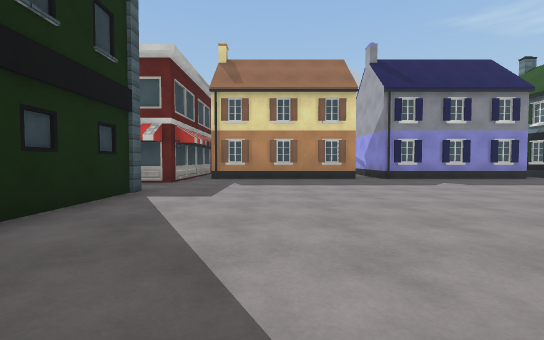
view 1 (above)

23 first-person views from a walk through a 3-D level made in the Unity game engine. The camera is 1.2 m above the floor, tilts 2° down and sees 90° across. The floor is counted in squares, 2 m on a side. Each view is taken from the middle of a square. On the plan, view 1 faces up. The plan holds only what a view shows up to about 9 squares ahead; the rest is blank. The place goes on beyond the plan. The player character is not drawn. Some animated figures are left out. Surface patterns are stand-ins for the level's own textures.

view 2
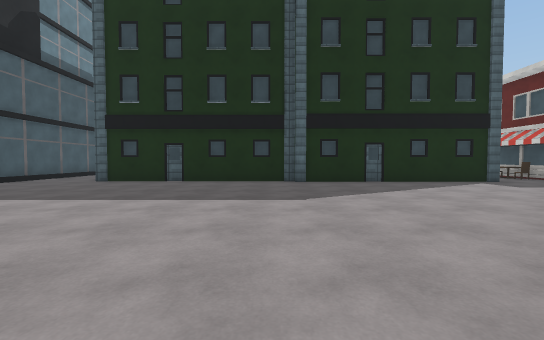

view 3
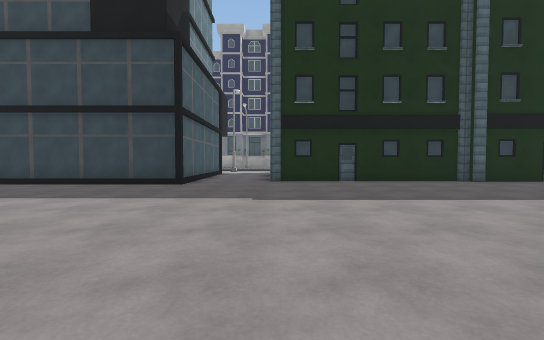

view 4
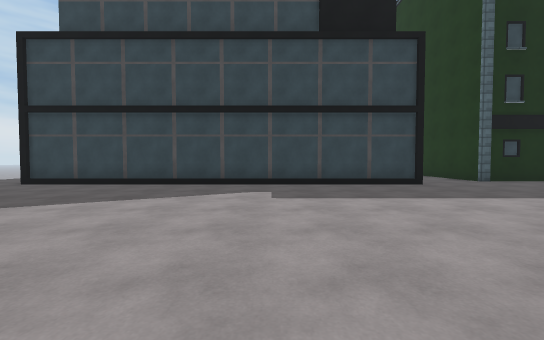

view 5
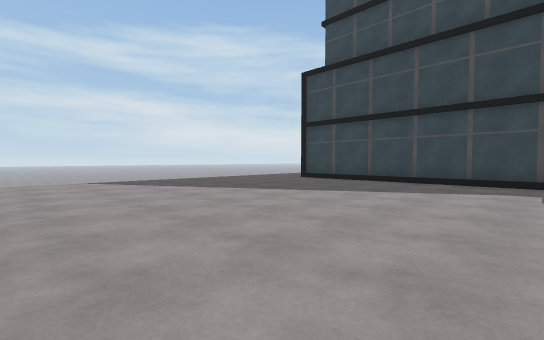

view 6
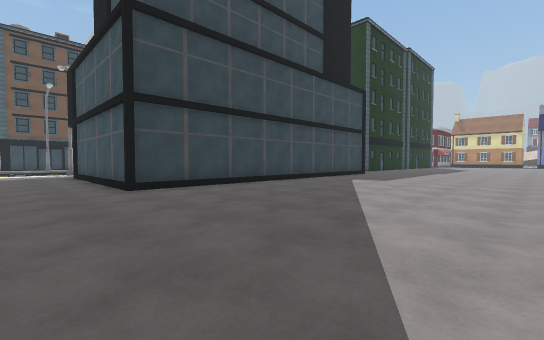

view 7
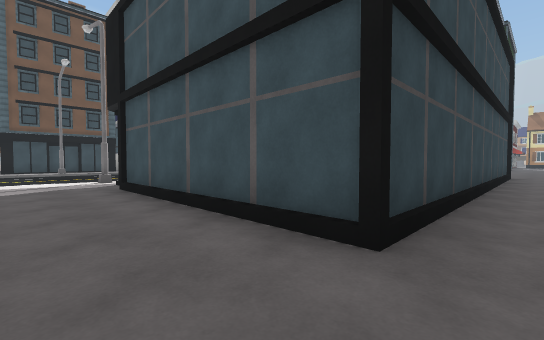

view 8
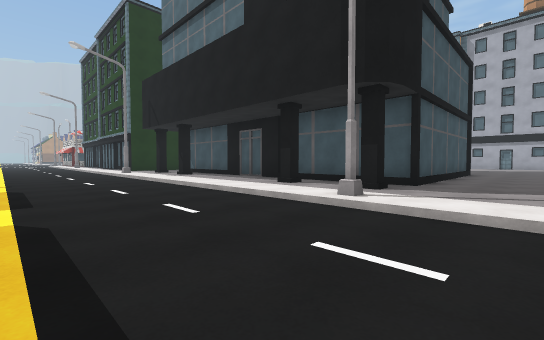

view 9
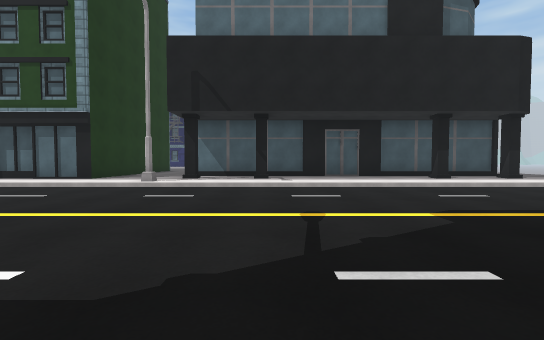

view 10
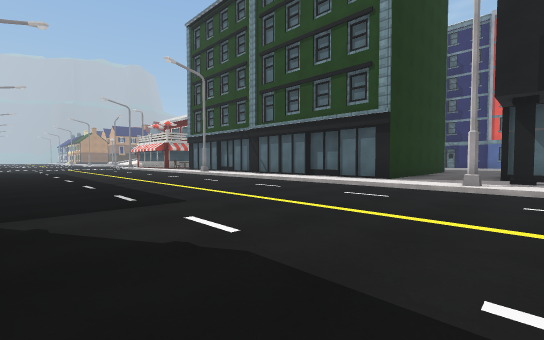

view 11
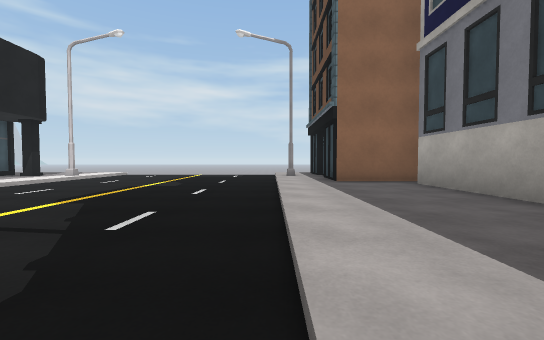

view 12
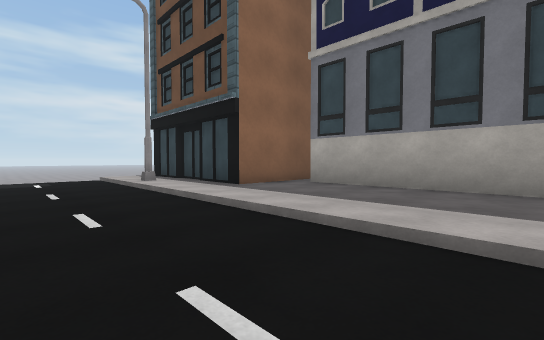

view 13
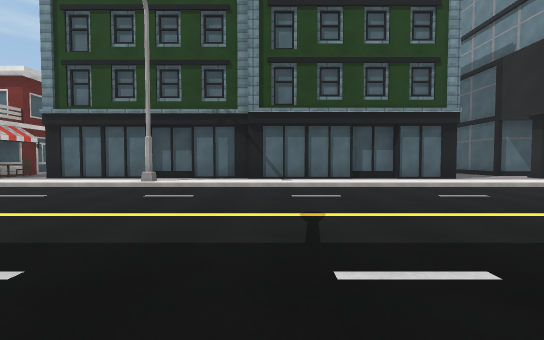

view 14
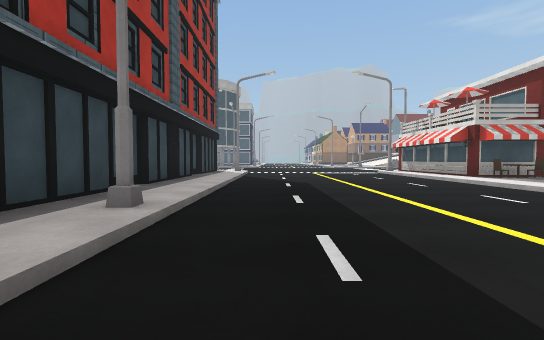

view 15
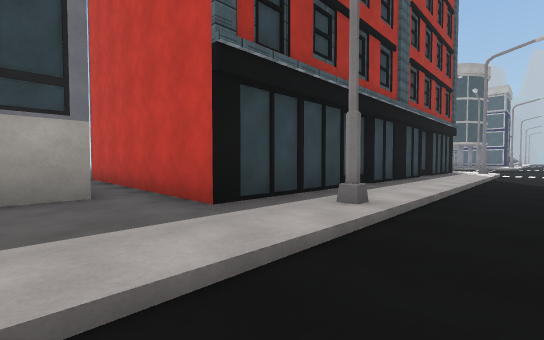

view 16
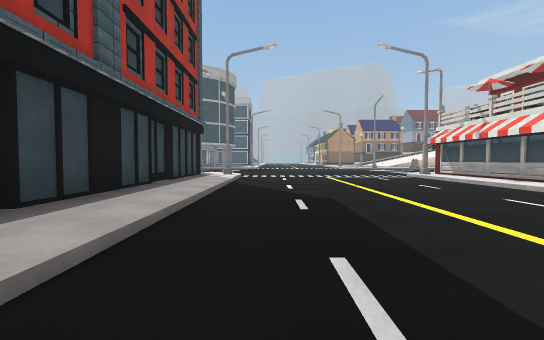

view 17
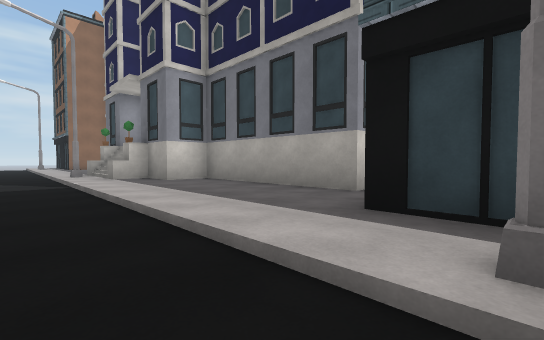

view 18
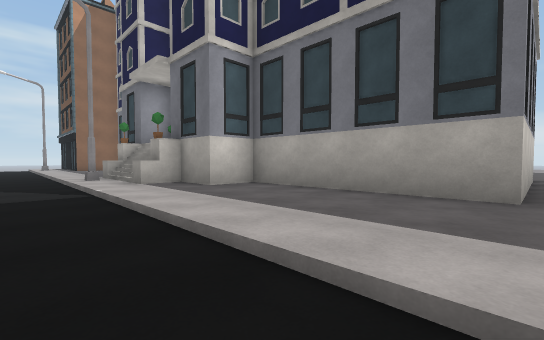

view 19
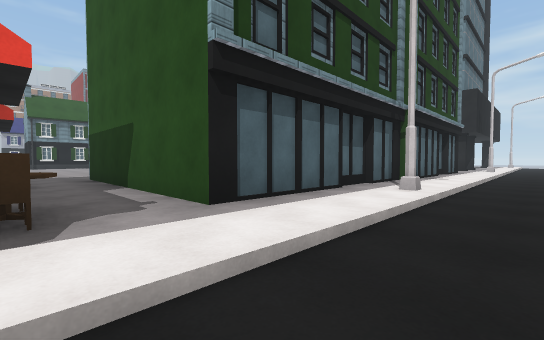

view 20
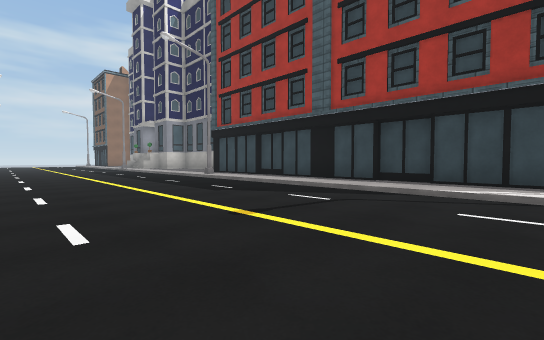

view 21
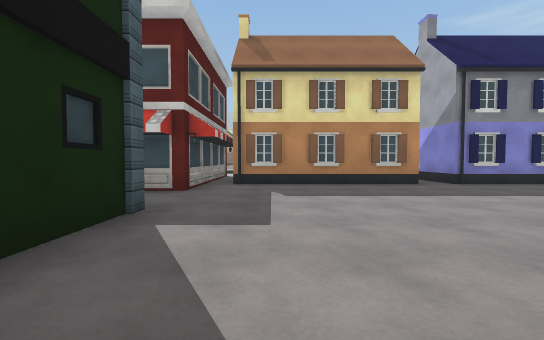

view 22
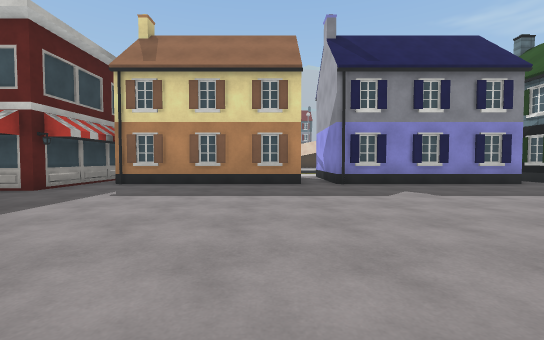

view 23
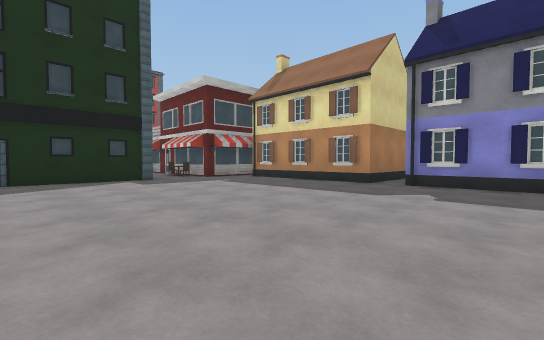

### Floor plan
Key: @ floor where view 1 was taken; # wall or solid block; x gap in a wall; . main floor; - floor 0.25 m lower than the main floor; / step, stairs or slope; O other object.
Columns run from 23 left of view 1 to 6 right of it. Each row starts with its distance up from view 1.
 11      #./-----/.     #    #.#
 10      #./-----/.     #    #.#
  9      #./-----/.     ######.###
  8      #./-----/.##  ##.........
  7      #./-----/.OO.OO..........
  6      #./-----/................
  5      #./-----/.######.........
  4      #./-----/.#    #.........
  3      #./-----/.#    #.........
  2      #//-----//#    #.........
  1 #  ###./-----/.#    #......
  0 #  #.../-----/.#    #..@....
 -1    ##../-----/.#    #........
 -2     #../-----/.#    #.......
 -3     #../-----/.#    #......
 -4     #../-----/.#    #......
 -5     ##./-----/.#    #.......
 -6      #O/-----/.######........
 -7       //-----/.... .........
 -8     # #/-----/#.............
 -9     #OO/-----/.O#    #......
-10     # ./-----/..#    #......
-11     #../-----/.O#    #......
-12     #../-----/..#    #........
-13     #../-----/..#    #........
-14     #../-----/..#    #........
-15     .../-----/..#    #........
-16    ###./-----/..#    #........
-17      #./-----/..##  ##........
-18      #//-----//xO####O........
-19      #./-----/................
-20      #./-----/................

Positions as (right, up) in squares from view 1, and headings:
1: (0, 0), facing up
2: (5, -1), facing left
3: (5, -6), facing left
4: (5, -12), facing left
5: (6, -12), facing down-left
6: (4, -20), facing up-left
7: (-1, -20), facing up-left
8: (-13, -20), facing up-right
9: (-16, -11), facing right
10: (-16, -9), facing up-right
11: (-16, -9), facing down
12: (-14, -11), facing down-left
13: (-16, -1), facing right
14: (-15, -1), facing up
15: (-15, -1), facing up-left
16: (-15, 2), facing up
17: (-15, 2), facing down-left
18: (-15, 0), facing down-left
19: (-11, 7), facing down-right
20: (-11, 11), facing down-left
21: (-1, 2), facing up
22: (2, 2), facing up
23: (6, 2), facing up-left
